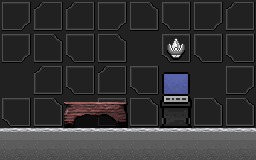

A level layout from a 2D game, rendered from its tile map. Below: a short description, then the map file with tile-grid data replaced by summaries:
An orthogonal 8x5 tile map with 32x32 px tiles, 2 tile layers (tile1, tile2), 1 hidden layer not drawn and 9 objects.

<map version="1.0" orientation="orthogonal" renderorder="right-down" width="8" height="5" tilewidth="32" tileheight="32" nextobjectid="48">
 <properties>
  <property name="scene" value="9" />
  <property name="showlight" value="1" />
 </properties>
 <tileset firstgid="1" name="tileset" tilewidth="32" tileheight="32" spacing="4" tilecount="784">
  <image source="tileset.png" width="1024" height="1024" />
 </tileset>
 <layer name="tile1" width="8" height="5">
  <data>[40 cells, 40 non-empty, 6 distinct tile ids]</data>
 </layer>
 <layer name="tile2" width="8" height="5">
  <data>[40 cells, 5 non-empty, 5 distinct tile ids]</data>
 </layer>
 <objectgroup name="objcollision">
  <object id="2" x="0" y="130" width="256" height="30">
   <properties>
    <property name="typeid" value="0" />
   </properties>
  </object>
  <object id="27" x="0" y="64" width="2" height="64">
   <properties>
    <property name="typeid" value="1" />
   </properties>
  </object>
 </objectgroup>
 <objectgroup name="objpath" />
 <objectgroup name="objact">
  <object id="8" x="0" y="64" width="4" height="64">
   <properties>
    <property name="nextdoor" value="1" />
    <property name="nextscene" value="8" />
    <property name="side" value="2" />
    <property name="type" value="0" />
    <property name="typeid" value="0" />
   </properties>
  </object>
  <object id="31" x="128" y="0" width="96" height="96">
   <properties>
    <property name="type" value="2" />
   </properties>
   <ellipse />
  </object>
  <object id="38" x="168" y="64" width="16" height="64">
   <properties>
    <property name="parts" value="2" />
    <property name="type" value="1" />
    <property name="typeid" value="0" />
   </properties>
  </object>
  <object id="40" x="232" y="144" width="8" height="40">
   <properties>
    <property name="parts" value="11" />
    <property name="type" value="1" />
    <property name="typeid" value="1" />
   </properties>
  </object>
  <object id="45" x="232" y="144" width="8" height="40">
   <properties>
    <property name="parts" value="1" />
    <property name="type" value="1" />
    <property name="typeid" value="2" />
   </properties>
  </object>
  <object id="46" x="232" y="144" width="8" height="40">
   <properties>
    <property name="parts" value="2" />
    <property name="type" value="1" />
    <property name="typeid" value="3" />
   </properties>
  </object>
  <object id="47" x="232" y="144" width="8" height="40">
   <properties>
    <property name="parts" value="1" />
    <property name="type" value="1" />
    <property name="typeid" value="4" />
   </properties>
  </object>
 </objectgroup>
 <layer name="tiledefinition" width="8" height="5" visible="0" opacity="0.9">
  <data>[40 cells, 40 non-empty, 3 distinct tile ids]</data>
 </layer>
</map>
